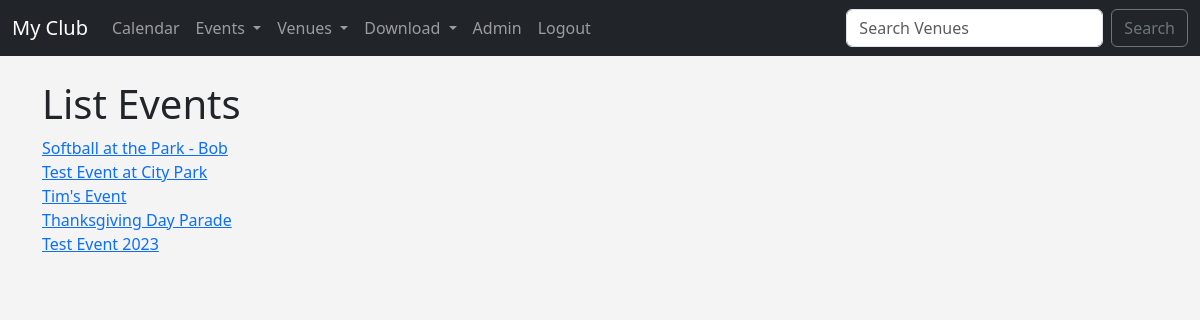
Page /venue_events/5 (signed in) on the committed database.
### events/models.py (models this page shows, shortened)
class Event(models.Model):
	name = models.CharField('Event Name', max_length=120)
	event_date = models.DateTimeField('Event Date')
	venue = models.ForeignKey(Venue, blank=True, null=True, on_delete=models.CASCADE)
	manager = models.ForeignKey(User, blank=True, null=True, on_delete=models.SET_NULL)
	description = models.TextField(blank=True)
	attendees = models.ManyToManyField(MyClubUser, blank=True)
	approved = models.BooleanField("Approved", default=False)
	def __str__(self):
		return self.name

### events/views.py (the view)
# urls.py: path('venue_events/<venue_id>', views.venue_events, name="venue-events"),
def venue_events(request, venue_id):
	venue = Venue.objects.get(id=venue_id)
	events = venue.event_set.all()
	if events:
		return render(request, 'events/venue_events.html', {'events': events})
	else:
		messages.success(request, ("That Venue Has No Events At This Time..."))
		return redirect('admin_approval')

### events/templates/events/venue_events.html
{% extends 'events/base.html' %}
{% block content %}
<h1>List Events</h1>
{% for event in events %}
	<a href="{% url 'show-event' event.id %}">{{ event }}</a><br/>
{% endfor %}
{% endblock %}

### events/templates/events/base.html (style rules this page uses)
body { background: #f4f4f4; }

### rows in the picture
Event: name "Softball at the Park - Bob"
Event: name "Test Event at City Park"
Event: name "Tim's Event"
Event: name "Thanksgiving Day Parade"
Event: name "Test Event 2023"
